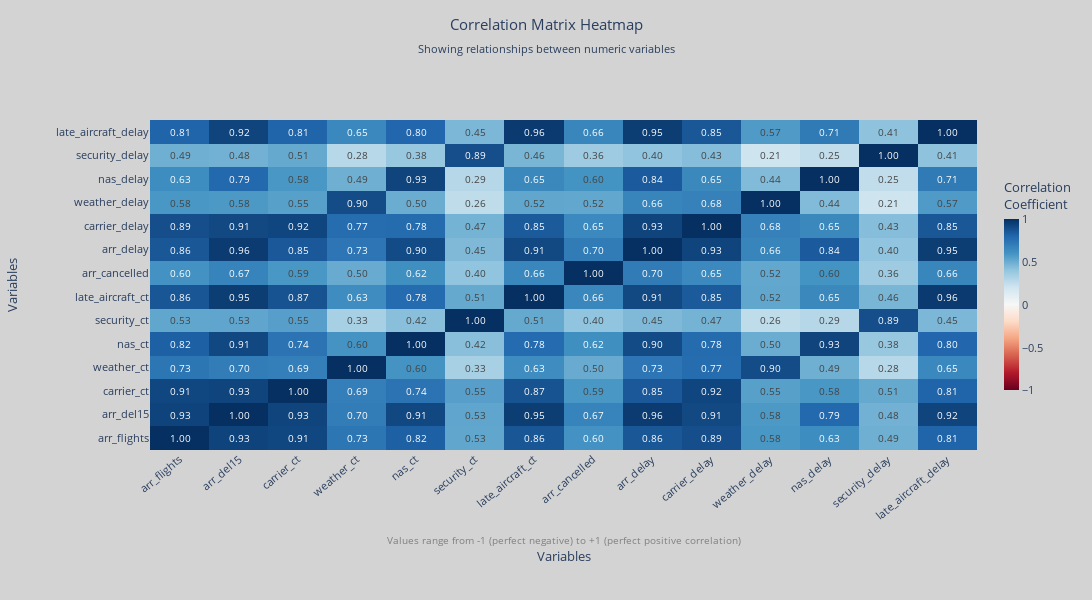

Write notebook code for a chart like this one.
### Code cell
# -----------------------------------------------
# Correlation matrix and heatmap visualization
# WITH MULTIPLE SAVE OPTIONS (no Chrome needed)
# -----------------------------------------------

import plotly.graph_objects as go
import os

# Create directory for visualizations if it doesn't exist
os.makedirs("visualizations", exist_ok=True)

# ----- Select numeric columns -----
numeric_cols = df_clean.select_dtypes(include='number')

# ----- Compute correlation -----
correlation_matrix = numeric_cols.corr()

# -----Filter strong correlations (0.7 < abs(corr) < 1) -----
abs_corr = correlation_matrix.abs()
top_cols = abs_corr[(abs_corr > 0.7) & (abs_corr < 1.0)] \
    .dropna(axis=0, how='all') \
    .dropna(axis=1, how='all') \
    .columns
filtered_corr = numeric_cols[top_cols].corr() if len(top_cols) > 0 else correlation_matrix

# ----- Create custom hover text -----
# Build a matrix of hover text strings
hover_text = []
for i, row_name in enumerate(filtered_corr.index):
    hover_row = []
    for j, col_name in enumerate(filtered_corr.columns):
        corr_value = filtered_corr.iloc[i, j]
        
        # Determine correlation strength
        abs_corr_val = abs(corr_value)
        if abs_corr_val == 1.0:
            strength = "Perfect"
        elif abs_corr_val >= 0.7:
            strength = "Strong"
        elif abs_corr_val >= 0.5:
            strength = "Moderate"
        elif abs_corr_val >= 0.3:
            strength = "Weak"
        else:
            strength = "Very Weak"
        
        # Determine direction
        if corr_value == 1.0:
            direction = " (identical)"
        elif corr_value > 0:
            direction = "Positive"
        elif corr_value < 0:
            direction = "Negative"
        else:
            direction = "No"
        
        # Create hover text
        if row_name == col_name:
            text = f"<b>{row_name}</b><br>" + \
                   f"Correlation with itself: 1.00<br>" + \
                   f"<i>Always perfectly correlated</i>"
        else:
            text = f"<b>{row_name}</b> vs <b>{col_name}</b><br>" + \
                   f"Correlation: {corr_value:.3f}<br>" + \
                   f"<b>{strength} {direction} Relationship</b><br>" + \
                   f"<i>{'Variables move together' if corr_value > 0 else 'Variables move oppositely' if corr_value < 0 else 'No linear relationship'}</i>"
        
        hover_row.append(text)
    hover_text.append(hover_row)

# ----- Plotly heatmap with custom hover -----
fig = go.Figure(data=go.Heatmap(
    z=filtered_corr.values,
    x=filtered_corr.columns,
    y=filtered_corr.index,
    text=filtered_corr.values,
    texttemplate='%{text:.2f}',
    textfont={"size": 10},
    colorscale='RdBu',
    zmin=-1,
    zmax=1,
    hovertemplate='%{customdata}<extra></extra>',
    customdata=hover_text,
    colorbar=dict(
        title="Correlation<br>Coefficient",
        tickmode="linear",
        tick0=-1,
        dtick=0.5,
        thickness=15,
        len=0.7,
        tickvals=[-1, -0.5, 0, 0.5, 1],
        ticktext=["-1.0<br>(Perfect<br>Negative)", 
                  "-0.5<br>(Moderate<br>Negative)", 
                  "0<br>(No<br>Correlation)", 
                  "0.5<br>(Moderate<br>Positive)", 
                  "1.0<br>(Perfect<br>Positive)"]
    )
))

# ----- Update layout for clarity -----
fig.update_layout(
    title={
        'text': "Correlation Matrix Heatmap<br><sub>Showing relationships between numeric variables</sub>",
        'x': 0.5,
        'xanchor': 'center',
        'y': 0.95,
        'yanchor': 'top'
    },
    xaxis=dict(
        title="Variables",
        title_standoff=30,  # Closer spacing
        tickangle=-40,      # Rotate labels to prevent overlap
        side="bottom"
    ),
    yaxis=dict(
        title="Variables",
        title_standoff=35  # Closer spacing
    ),
    width=1400,
    height=600,
    plot_bgcolor="white",
    paper_bgcolor="lightgray",
    hoverlabel=dict(
        bgcolor="white",
        font_size=13,
        font_family="Arial",
        bordercolor="black"
    ),
    font=dict(size=11),
    margin=dict(
        t=120,  # Top margin for title
        b=150,  # Bottom margin 
        l=80,   # Left margin
        r=80    # Right margin
    )
)

# ----- Add annotation explaining correlation -----
fig.add_annotation(
    text="Values range from -1 (perfect negative) to +1 (perfect positive correlation)",
    xref="paper", yref="paper",
    x=0.5, y=-0.3,  # Properly positioned
    showarrow=False,
    font=dict(size=10, color="gray"),
    xanchor='center'
)

# ----- Display the figure -----
fig.show()


fig.write_html("visualizations/correlation_heatmap.html")
print(" Saved interactive HTML: visualizations/correlation_heatmap.html")

### Figure 1 — Plotly figure (JSON) as saved in the notebook; plotly's stock layout.template omitted (floating-point values rounded to 4 significant figures; data arrays with more than 128 entries replaced by an {"elided": "..."} marker saying what was removed)
{"data": [{"colorbar": {"dtick": 0.5, "len": 0.7, "thickness": 15, "tick0": -1, "tickmode": "linear", "ticktext": ["-1.0<br>(Perfect<br>Negative)", "-0.5<br>(Moderate<br>Negative)", "0<br>(No<br>Correlation)", "0.5<br>(Moderate<br>Positive)", "1.0<br>(Perfect<br>Positive)"], "tickvals": [-1, -0.5, 0, 0.5, 1], "title": {"text": "Correlation<br>Coefficient"}}, "colorscale": [[0, "rgb(103,0,31)"], [0.1, "rgb(178,24,43)"], [0.2, "rgb(214,96,77)"], [0.3, "rgb(244,165,130)"], [0.4, "rgb(253,219,199)"], [0.5, "rgb(247,247,247)"], [0.6, "rgb(209,229,240)"], [0.7, "rgb(146,197,222)"], [0.8, "rgb(67,147,195)"], [0.9, "rgb(33,102,172)"], [1, "rgb(5,48,97)"]], "customdata": {"elided": "14x14 str values"}, "hovertemplate": "%{customdata}<extra></extra>", "text": {"elided": "14x14 float values"}, "textfont": {"size": 10}, "texttemplate": "%{text:.2f}", "type": "heatmap", "x": ["arr_flights", "arr_del15", "carrier_ct", "weather_ct", "nas_ct", "security_ct", "late_aircraft_ct", "arr_cancelled", "arr_delay", "carrier_delay", "weather_delay", "nas_delay", "security_delay", "late_aircraft_delay"], "y": ["arr_flights", "arr_del15", "carrier_ct", "weather_ct", "nas_ct", "security_ct", "late_aircraft_ct", "arr_cancelled", "arr_delay", "carrier_delay", "weather_delay", "nas_delay", "security_delay", "late_aircraft_delay"], "z": {"elided": "14x14 float values"}, "zmax": 1, "zmin": -1}], "layout": {"annotations": [{"font": {"color": "gray", "size": 10}, "showarrow": false, "text": "Values range from -1 (perfect negative) to +1 (perfect positive correlation)", "x": 0.5, "xanchor": "center", "xref": "paper", "y": -0.3, "yref": "paper"}], "font": {"size": 11}, "height": 600, "hoverlabel": {"bgcolor": "white", "bordercolor": "black", "font": {"family": "Arial", "size": 13}}, "margin": {"b": 150, "l": 80, "r": 80, "t": 120}, "paper_bgcolor": "lightgray", "plot_bgcolor": "white", "title": {"text": "Correlation Matrix Heatmap<br><sub>Showing relationships between numeric variables</sub>", "x": 0.5, "xanchor": "center", "y": 0.95, "yanchor": "top"}, "width": 1400, "xaxis": {"side": "bottom", "tickangle": -40, "title": {"standoff": 30, "text": "Variables"}}, "yaxis": {"title": {"standoff": 35, "text": "Variables"}}}}
